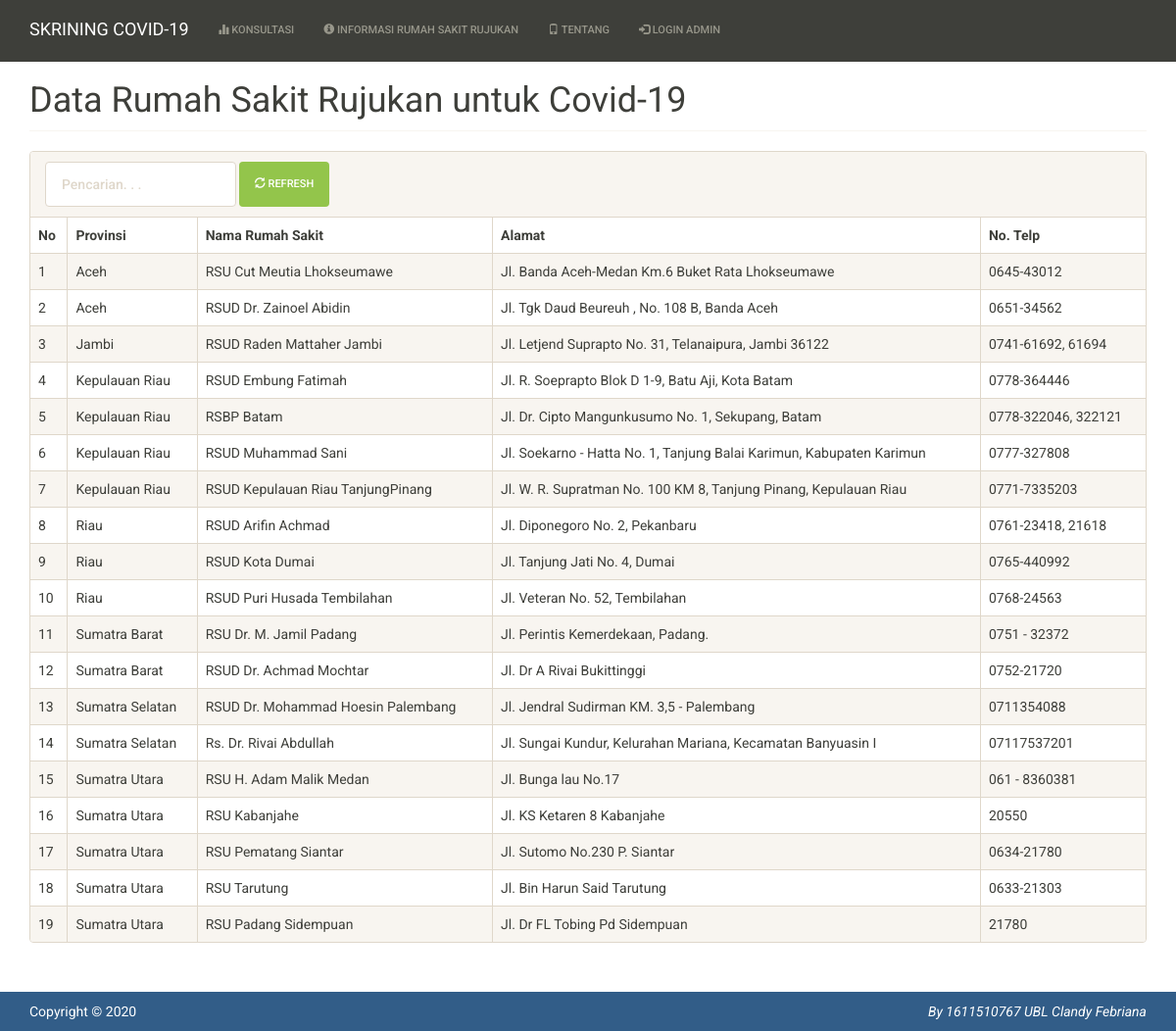
Page /?m=info_rs on the committed database.
### tables this page shows
CREATE TABLE `tb_rumahsakit` (
  `kode_rs` int(3) NOT NULL,
  `provinsi` varchar(255) NOT NULL,
  `nama_rs` varchar(255) NOT NULL,
  `alamat_rs` varchar(255) NOT NULL,
  `telp_rs` varchar(20) NOT NULL
);

### functions.php (called while the page is built, shortened)
<?php
include'config.php';
include'includes/db.php';
$db = new DB($config['server'], $config['username'], $config['password'], $config['database_name']);
include'includes/general.php';
$mod = $_GET['m'];

### config.php (called while the page is built)
<?php
$config["server"] = 'localhost';
$config["username"] = 'root';
$config["password"] = '';
$config["database_name"] = 'skrining_covid';

### includes/general.php (called while the page is built, shortened)
<?php
function esc_field($str){
    if (!get_magic_quotes_gpc())
        return addslashes($str);
    else
        return $str;
}

### includes/db.php (called while the page is built, shortened)
<?php
class DB{
    var $conn = null;
    public function __construct($host, $username, $passwd, $dbname){
        $this->conn = mysqli_connect($host, $username, $passwd, $dbname);
    }
    public function query($sql){
        $query = mysqli_query($this->conn, $sql) or die('<pre>Error mysqli_query: ' . mysqli_error($this->conn) . '<br />' . $sql . '</pre>');
        return $query;
    }
    public function get_results($sql){
        $query = $this->query($sql);
        $arr = array();
        while($row = mysqli_fetch_object($query)){
            $arr[] = $row;
        }
        return $arr;
    }
}

### info_rs.php (the view, shortened to what this page needs)
<div class="page-header">
	<h1>Data Rumah Sakit Rujukan untuk Covid-19</h1>
</div>
<div class="panel panel-default">
    <div class="panel-heading">
        <form class="form-inline">
            <div class="form-group">
                <input class="form-control" type="text" placeholder="Pencarian. . ." name="q" value="<?=$_GET['q']?>" />
            </div>
            <div class="form-group">
                <a href="?m=info_rs&q=" class="btn btn-success"><span class="glyphicon glyphicon-refresh"></span> Refresh</a>
            </div>
        </form>
    </div>
    <div class="table-responsive">
        <table class="table table-bordered table-hover table-striped">
            <thead>
                <tr class="nw">
                    <th>No</th>
                    <th>Provinsi</th>
                    <th>Nama Rumah Sakit</th>
                    <th>Alamat</th>
                    <th>No. Telp</th>
                </tr>
            </thead>
            <?php
            $q = esc_field($_GET['q']);
            $rows = $db->get_results("SELECT * FROM tb_rumahsakit
                WHERE kode_rs LIKE '%$q%' OR provinsi LIKE '%$q%' OR nama_rs LIKE '%$q%' OR alamat_rs LIKE '%$q%' OR telp_rs LIKE '%$q%'
                ORDER BY provinsi");
            $no=0;
            foreach($rows as $row):?>
            <tr>
                <td><?=++$no ?></td>
                <td><?=$row->provinsi?></td>
                <td><?=$row->nama_rs?></td>
                <td><?=$row->alamat_rs?></td>
                <td><?=$row->telp_rs?></td>
            </tr>
            <?php endforeach;?>
        </table>
    </div>
</div>

### index.php (shortened to what this page needs)
<?php
include'functions.php';
?>
<!DOCTYPE html>
<html lang="en">
  <head>
	<link href="assets/css/sandstone-bootstrap.min.css" rel="stylesheet"/>
	<link href="assets/css/general.css" rel="stylesheet"/>
  </head>
  <body>
	<nav class="navbar navbar-default navbar-static-top">
	  <div class="container">
			<div class="navbar-header">
			  <a class="navbar-brand" href="?">SKRINING COVID-19</a>
			</div>
			<div id="navbar" class="navbar-collapse collapse">
			  <ul class="nav navbar-nav">
				<?php if($_SESSION['login']):?>
				<a class="navbar-brand" href="?">ADMINISTRATOR</a>
				<li><a href="?m=kelompok"><span class="glyphicon glyphicon-pushpin"></span> Kelompok</a></li>
				<li><a href="?m=gejala"><span class="glyphicon glyphicon-flash"></span> Gejala</a></li>
				<li><a href="?m=rule"><span class="glyphicon glyphicon-star"></span> Rule</a></li>
				<li><a href="?m=cek_rule&act=new"><span class="glyphicon glyphicon-stats"></span> Cek Konsultasi</a></li>
				<li><a href="?m=rumahsakit"><span class="glyphicon glyphicon-tint"></span> Rumah Sakit</a></li>
				<li><a href="?m=password_ubah"><span class="glyphicon glyphicon-lock"></span> Ubah Password</a></li>
				<li><a onclick="return confirm('Anda yakin keluar?')" href="aksi.php?act=logout" ><span class="glyphicon glyphicon-off"></span> Logout</a></li>
				<?php else:?>
				<li><a href="?m=input_user" class="btn btn-hover"><span class="glyphicon glyphicon-stats"></span> Konsultasi </a></li>
				<li><a href="?m=info_rs"><span class="glyphicon glyphicon-info-sign"></span> Informasi Rumah Sakit Rujukan</a></li>
				<li><a href="?m=tentang"><span class="glyphicon glyphicon-phone"></span> Tentang</a></li>
				<li class="pull-right"><a href="?m=login"><span class="glyphicon glyphicon-log-in"></span> Login Admin</a></li>
				<?php endif?>
			  </ul>
			</div>
		</div>
	</nav>
	<div class="container">
	<?php
		if(file_exists($mod.'.php')){
			include $mod.'.php';
		}
		else{
			include 'home.php';
		}
	?>
	</div>
	<footer class="footer bg-primary">
	  <div class="container">
			<p>Copyright &copy; <?=date('Y')?> <em class="pull-right">By 1611510767 UBL Clandy Febriana</em></p>
	  </div>
	</footer>
	</body>
</html>

### assets/css/general.css (style rules this page uses)
html { position: relative; min-height: 100%; }
body { margin-bottom: 70px; }
.footer { position: absolute; bottom: 0; width: 100%; height: 40px; }
.footer .container p { margin: 10px 0; }
.nw { white-space: nowrap; }
.page-header { margin-top: 0; padding-bottom: 0; }
.page-header h1 { margin-top: 0; }

### rows in the picture
tb_rumahsakit: provinsi "Aceh", nama_rs "RSU Cut Meutia Lhokseumawe", alamat_rs "Jl. Banda Aceh-Medan Km.6 Buket Rata Lhokseumawe", telp_rs "0645-43012"
tb_rumahsakit: provinsi "Aceh", nama_rs "RSUD Dr. Zainoel Abidin", alamat_rs "Jl. Tgk Daud Beureuh , No. 108 B, Banda Aceh", telp_rs "0651-34562"
tb_rumahsakit: provinsi "Jambi", nama_rs "RSUD Raden Mattaher Jambi", alamat_rs "Jl. Letjend Suprapto No. 31, Telanaipura, Jambi 36122", telp_rs "0741-61692, 61694"
tb_rumahsakit: provinsi "Kepulauan Riau", nama_rs "RSUD Embung Fatimah", alamat_rs "Jl. R. Soeprapto Blok D 1-9, Batu Aji, Kota Batam", telp_rs "0778-364446"
tb_rumahsakit: provinsi "Kepulauan Riau", nama_rs "RSBP Batam", alamat_rs "Jl. Dr. Cipto Mangunkusumo No. 1, Sekupang, Batam", telp_rs "0778-322046, 322121"
tb_rumahsakit: provinsi "Kepulauan Riau", nama_rs "RSUD Muhammad Sani", alamat_rs "Jl. Soekarno - Hatta No. 1, Tanjung Balai Karimun, Kabupaten Karimun", telp_rs "0777-327808"
tb_rumahsakit: provinsi "Kepulauan Riau", nama_rs "RSUD Kepulauan Riau TanjungPinang", alamat_rs "Jl. W. R. Supratman No. 100 KM 8, Tanjung Pinang, Kepulauan Riau", telp_rs "0771-7335203"
tb_rumahsakit: provinsi "Riau", nama_rs "RSUD Arifin Achmad", alamat_rs "Jl. Diponegoro No. 2, Pekanbaru", telp_rs "0761-23418, 21618"
tb_rumahsakit: provinsi "Riau", nama_rs "RSUD Kota Dumai", alamat_rs "Jl. Tanjung Jati No. 4, Dumai", telp_rs "0765-440992"
tb_rumahsakit: provinsi "Riau", nama_rs "RSUD Puri Husada Tembilahan", alamat_rs "Jl. Veteran No. 52, Tembilahan", telp_rs "0768-24563"
tb_rumahsakit: provinsi "Sumatra Barat", nama_rs "RSU Dr. M. Jamil Padang", alamat_rs "Jl. Perintis Kemerdekaan, Padang.", telp_rs "0751 - 32372"
tb_rumahsakit: provinsi "Sumatra Barat", nama_rs "RSUD Dr. Achmad Mochtar", alamat_rs "Jl. Dr A Rivai Bukittinggi", telp_rs "0752-21720"
tb_rumahsakit: provinsi "Sumatra Selatan", nama_rs "RSUD Dr. Mohammad Hoesin Palembang", alamat_rs "Jl. Jendral Sudirman KM. 3,5 - Palembang", telp_rs "0711354088"
tb_rumahsakit: provinsi "Sumatra Selatan", nama_rs "Rs. Dr. Rivai Abdullah", alamat_rs "Jl. Sungai Kundur, Kelurahan Mariana, Kecamatan Banyuasin I", telp_rs "07117537201"
tb_rumahsakit: provinsi "Sumatra Utara", nama_rs "RSU H. Adam Malik Medan", alamat_rs "Jl. Bunga lau No.17", telp_rs "061 - 8360381"
tb_rumahsakit: provinsi "Sumatra Utara", nama_rs "RSU Kabanjahe", alamat_rs "Jl. KS Ketaren 8 Kabanjahe", telp_rs "20550"
tb_rumahsakit: provinsi "Sumatra Utara", nama_rs "RSU Pematang Siantar", alamat_rs "Jl. Sutomo No.230 P. Siantar", telp_rs "0634-21780"
tb_rumahsakit: provinsi "Sumatra Utara", nama_rs "RSU Tarutung", alamat_rs "Jl. Bin Harun Said Tarutung", telp_rs "0633-21303"
tb_rumahsakit: provinsi "Sumatra Utara", nama_rs "RSU Padang Sidempuan", alamat_rs "Jl. Dr FL Tobing Pd Sidempuan", telp_rs "21780"
